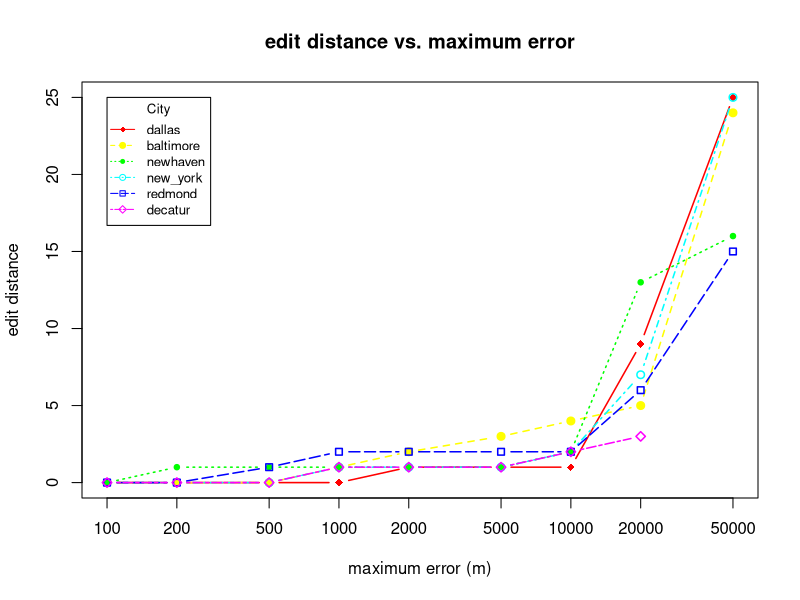

Reproduce this figure in R.
# Create Line Chart

jpeg("./../restaurant_finder/medians_across_city_si_25.jpg")

# convert factor to numeric for convenience 
Medians <- read.csv("./../restaurant_finder/medians_across_city_si_25.csv")
nlocations <- length(unique(Medians$location))
locations <- unique(Medians$location)

# get the range for the x and y axis 
xrange <- range(Medians$skew)
yrange <- range(Medians$distortion)

# set up the plot 
plot(xrange, yrange, type="n", xlab="maximum error (m)", log="x",
  	      ylab="edit distance") 
colors <- rainbow(nlocations)
linetype <- c(1:nlocations) 
plotchar <- seq(18,18+nlocations,1)

# add lines 
for (i in 1:nlocations) { 
  city <- subset(Medians, location==locations[i])
  lines(sort(city$skew), sort(city$distortion), type="b", lwd=1.5,
    lty=linetype[i], col=colors[i], pch=plotchar[i])
} 

# add a title and subtitle 
title("edit distance vs. maximum error")

# add a legend 
legend(xrange[1], yrange[2], locations, cex=0.8, col=colors,
  		   pch=plotchar, lty=linetype, title="City")

dev.off()
